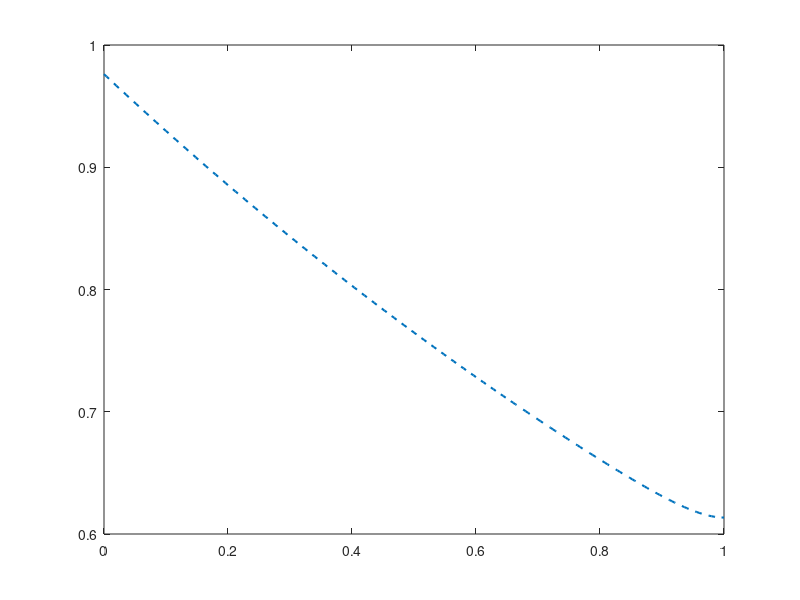

Source code (MATLAB): (Note: this script raises an error after producing the figure.)
clearvars; %close all;

N=5; %N_hat is the number of sinks per unit length
rho=1/N; %Sink density per unit length
h=0.02/N; %h is the distance between each step of the iterative method
M=(1)/h + 1; %N is how many nodes required to make this many steps in the x-direction
x=linspace(0,1,M);
Pe=20; Da=10; phi=sqrt(Pe^2/4 + Da);
varsigma = 0.01; %Used to generate a Gaussian profile about each sink location, where varsigma is the width
psi=(2*Pe*phi + Pe^2 + 2*Da)*exp(phi) + (2*Pe*phi - Pe^2 - 2*Da)*exp(-phi);

%% Functions
CH = @(x) (Pe/psi).*exp((Pe/2).*x).*( (2*phi - Pe).*exp(phi.*(x - 1)) + (2*phi + Pe).*exp(phi.*(1 - x)) );

%% Useful integrals
Int_GCH = -(Pe/(4*phi^2*psi))*exp((Pe/2)*x).*((Pe+2*phi)*(1+2*phi*x).*exp(phi*(1-x)) - 2*Pe*exp(phi*(x-1)));
Int_GGCH = (Pe/(8*phi^4*psi))*exp(Pe*x/2).*((- 5*Pe/2 - phi*(1 + Pe + 2*phi)).*exp(phi*(x-1)) + (2*phi+Pe)*(1+phi*x).^2.*exp(phi*(1-x)));
Int_GCHGCH = (Pe^2/(16*phi^3*psi^2))*exp(Pe*x).*((2*phi+Pe)^2*(4*phi*x+1).*exp(2*phi*(1-x)) + 4*(4*phi^2-Pe^2)*(2-exp(-2*phi*x)) + 4*(Pe^2 - 2*phi*Pe-4*phi^2).*exp(2*phi*(x-1)) );

%% Plotting
figure();
box on
hold on
p3=plot(x, CH(x), '--', 'color', [0, 0.4470, 0.7410], 'LineWidth', 1.5);

%% 1D
load('Data/Uniform_1D_Exp_N5_Pe20_Da10.mat')
% Calculate errors
error1D_CH = C_mean - CH(x);
error1D_CHC2 = C_mean - CH(x)-(Da^2).*Exp_C2;
error1D_CHC2_simplified = C_mean - CH(x)-(Da^2).*Exp_C2_simplified;

% Plotting
p1=plot(x,C_mean, '-o', 'color', [0.8500, 0.3250, 0.0980], 'LineWidth', 1.5, 'MarkerSize', 7, 'MarkerIndices', [round(M/30),round(7*M/30),round(13*M/30),round(19*M/30),round(25*M/30)]);
% p4=plot(x,CH(x)+(Da^2).*Exp_C2,'-.o','LineWidth',1.5,'MarkerSize',7,'MarkerIndices',[round((3*M-15)/30),round((9*M-15)/30),round((15*M-15)/30),round((21*M-15)/30),round((27*M-15)/30)]);
p4=plot(x,CH(x)+(Da^2).*Exp_C2_simplified, ':o', 'color', [0.3010, 0.7450, 0.9330], 'LineWidth', 1.5, 'MarkerSize',7, 'MarkerIndices', [round((3*M-15)/30),round((9*M-15)/30),round((15*M-15)/30),round((21*M-15)/30),round((27*M-15)/30)]);

%% 2D
load('Data/Realisations_Uniform_2D_N5_Pe20_Da10_L3.mat')
load('Data/Uniform_2D_Exp_N5_Pe_20_Da_10_L3.mat')
% Reduced moments
y_reduction=0.5; % This will find the moments between -(L_s-y_reduction) and L_s-y_reduction 
reduce=2*round(y_reduction*(M-1)); % this calculates how many y-rows need to be removed from matricies
C_mean_Ls_x_reduced = mean(C_mean_Ls(:,1+reduce:2*L_s/h+1-reduce),2); % This removes the rows from the matrix
% Calculate errors
error2D_CH = C_mean_Ls_x_reduced' - CH(x);
error2D_CHC2 = C_mean_Ls_x_reduced' - CH(x)-(Da^2).*Exp_C2;
% Plotting
p2=plot(x,C_mean_Ls_x_reduced, '-s', 'color', [0.9290, 0.6940, 0.1250], 'LineWidth', 1.5, 'MarkerSize', 7, 'MarkerIndices', [round(M/30),round(7*M/30),round(13*M/30),round(19*M/30),round(25*M/30)]);
p5=plot(x,CH(x)+(Da^2).*Exp_C2, ':s', 'color', [0.4940, 0.1840, 0.5560], 'LineWidth', 1.5, 'MarkerSize', 7, 'MarkerIndices', [round((3*M-15)/30),round((9*M-15)/30),round((15*M-15)/30),round((21*M-15)/30),round((27*M-15)/30)]);

%% 3D
load('Data/Uniform_3D_Exp_N5_Pe_20_Da_10.mat')
% Plotting
p6=plot(x,CH(x)+(Da^2).*Exp_C2, ':d', 'color', [0.4660, 0.6740, 0.1880], 'LineWidth', 1.5, 'MarkerSize', 7, 'MarkerIndices', [round((3*M-15)/30),round((9*M-15)/30),round((15*M-15)/30),round((21*M-15)/30),round((27*M-15)/30)]);

%% Axis and legend
xlabel('$x_1$','FontSize',22,'Interpreter','latex');
leg=legend([p1,p2,p3,p4,p5,p6],'$E [C(x_1;\omega)]$','$\langle E [C(x_1,x_2;\omega)] \rangle_{x_2}$','$C_H(x_1)$','$C_H(x_1)$ + Da$^2 E[\widehat{C}_2(x_1;\omega)]$','$C_H(x_1)$ + Da$^2 E[\widehat{C}_2(x_1,0;\omega)]$','$C_H(x_1)$ + Da$^2 E[\widehat{C}_2(x_1,0,0;\omega)]$');
set(leg,'FontSize',12,'Interpreter','latex','Location','SouthWest');

%% Plotting - errors
figure()
box on
xlabel('$x_1$','FontSize',22,'Interpreter','latex');

hold on
set(gca,'ColorOrderIndex',1)
plot(x,error1D_CH,'--o','linewidth', 1.5,'MarkerSize',7,'MarkerIndices',[round((3*M-15)/30),round((9*M-15)/30),round((15*M-15)/30),round((21*M-15)/30),round((27*M-15)/30)])
set(gca,'ColorOrderIndex',1)
plot(x,error2D_CH,'--s','linewidth', 1.5,'MarkerSize',7,'MarkerIndices',[round((3*M-15)/30),round((9*M-15)/30),round((15*M-15)/30),round((21*M-15)/30),round((27*M-15)/30)])
set(gca,'ColorOrderIndex',3)
% plot(x,error1D_CHC2,'-.o','linewidth', 1.5,'MarkerSize',7,'MarkerIndices',[round((3*M-15)/30),round((9*M-15)/30),round((15*M-15)/30),round((21*M-15)/30),round((27*M-15)/30)])
plot(x,error1D_CHC2_simplified,':o','linewidth', 1.5,'MarkerSize',7,'MarkerIndices',[round((3*M-15)/30),round((9*M-15)/30),round((15*M-15)/30),round((21*M-15)/30),round((27*M-15)/30)])
set(gca,'ColorOrderIndex',5)
plot(x,error2D_CHC2,':s','linewidth', 1.5,'MarkerSize',7,'MarkerIndices',[round((3*M-15)/30),round((9*M-15)/30),round((15*M-15)/30),round((21*M-15)/30),round((27*M-15)/30)])
leg=legend('$E [C(x_1;\omega)] - C_H(x_1)$','$\langle E [C(x_1,x_2;\omega)] \rangle_{x_2} - C_H(x_1)$','$E [C(x_1;\omega)] - C_H(x_1) -$ Da$^2 E[\widehat{C}_2(x_1;\omega)]$','$\langle E [C(x_1,x_2;\omega)] \rangle_{x_2} - C_H(x_1) -$ Da$^2 E[\widehat{C}_2(x_1,0;\omega)]$');
set(leg,'FontSize',12,'Interpreter','latex','Location','NorthWest');